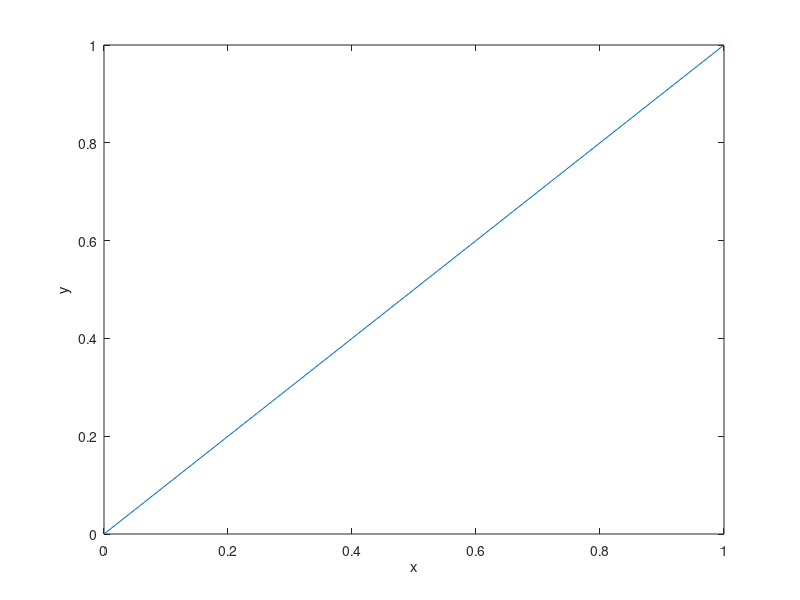

Write the MATLAB code that produced this figure. (Note: this script raises an error after producing the figure.)

clear all
clc

x0=1;
y0=1;
vx0=-0.1;
vy0=-0.1;


x=zeros(1,11);
y=x;
vx=x;
vy=x;

x(1)=x0;
y(1)=y0;
vx(1)=vx0;
vy(1)=vy0;

Ts=1;

for i=2:11
    
    x(i)=x(i-1)+vx(i-1)*Ts;
    vx(i)=vx(i-1);
    y(i)=y(i-1)+y(i-1)*vx(i-1)/x(i-1)*Ts;
    vy(i)=y(i-1)*vx(i-1)/x(i-1);
    
end

plot(x,y)
xlabel('x')
ylabel('y')


x_predicted